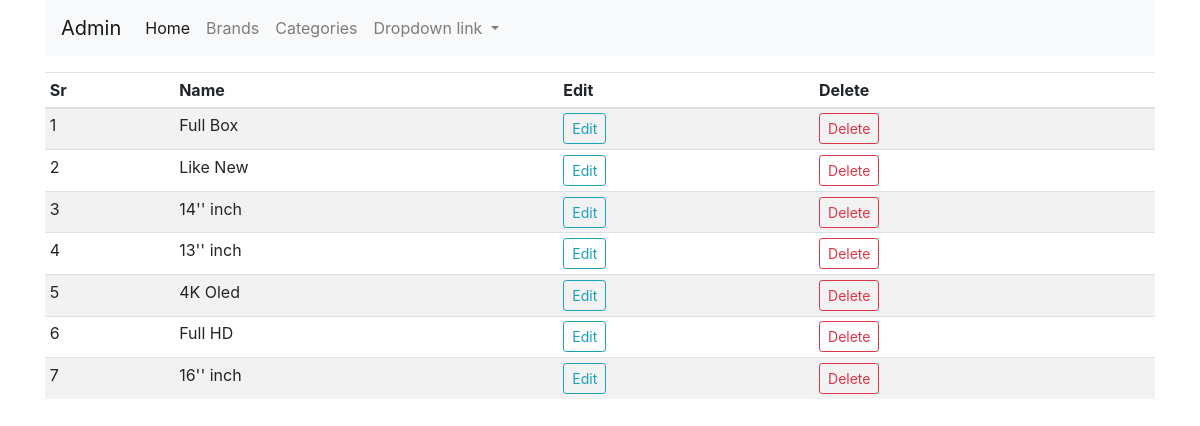
/categories (signed in), run on the app's committed database.
### shop/products/models.py (models this page shows)
class Category(db.Model):
    id = db.Column(db.Integer, primary_key=True)
    name = db.Column(db.String(30), nullable=False, unique = True)

### shop/admin/routes.py (the view)
@app.route('/categories')
def categories():
    if 'email' not in session:
        flash('Please login first.', 'danger')
        return redirect(url_for('login'))
    categories = Category.query.order_by(Category.id.desc()).all()
    return render_template('admin/brand.html', title='Category Page', categories=categories)

### shop/templates/admin/brand.html (shortened to what this page needs)
{% extends "layout.html" %}
{% block content %}
    <div class="container">
        <nav class="navbar navbar-expand-lg navbar-light bg-light">
            <a class="navbar-brand" href="/admin">Admin</a>
            <div class="collapse navbar-collapse" id="navbarNavDropdown">
            <ul class="navbar-nav">
                <li class="nav-item active">
                <a class="nav-link" href="/admin">Home <span class="sr-only">(current)</span></a>
                </li>
                <li class="nav-item">
                <a class="nav-link" href="/brands">Brands</a>
                </li>
                <li class="nav-item">
                <a class="nav-link" href="/categories">Categories</a>
                </li>
                <li class="nav-item dropdown">
                <a class="nav-link dropdown-toggle" href="#" id="navbarDropdownMenuLink" data-toggle="dropdown" aria-haspopup="true" aria-expanded="false">
                    Dropdown link
                </a>
                </li>
            </ul>
            </div>
        </nav>
    </div>
    <div class="container mt-3">
        <table class="table table-sm table-condensed table-striped table-hover">
            <thead>
                <th>Sr</th>
                <th>Name</th>
                <th>Edit</th>
                <th>Delete</th>
            </thead>
            <tbody>
                {% if brands %}
                    {% for brand in brands %}
                    <tr>
                        <td>{{loop.index}}</td>
                        <td>{{brand.name}}</td>
                        <td><a href="{{url_for('updatebrand', id=brand.id)}}" class="btn btn-sm btn-outline-info">Edit</a></td>
                        <td>
                            <button type="button" class="btn btn-outline-danger btn-sm" data-toggle="modal" data-target="#exampleModal-{{brand.id}}">
                                Delete
                            </button>
                        </td>
                    </tr>
                    <div class="modal fade" id="exampleModal-{{brand.id}}" tabindex="-1" role="dialog" aria-labelledby="exampleModalLabel" aria-hidden="true">
                        <div class="modal-dialog" role="document">
                        <div class="modal-content">
                            <div class="modal-header">
                            <h5 class="modal-title" id="exampleModalLabel">Confirm delete dialog</h5>
                            <button type="button" class="close" data-dismiss="modal" aria-label="Close">
                                <span aria-hidden="true">&times;</span>
                            </button>
                            </div>
                            <div class="modal-body">
                                <span class="text-dark">Are you sure that you want to delete this brand : {{brand.name}}</span>
                            </div>
                            <div class="modal-footer">
                            <button type="button" class="btn btn-sm btn-warning" data-dismiss="modal">Cancel</button>
                            <form action="{{url_for('deletebrand', id=brand.id)}}" method="POST">
                                <button type="submit" class="btn btn-danger btn-sm">Delete</button>
                            </form>
                            </div>
                        </div>
                        </div>
                    </div>
                    {% endfor %}
                    {% else %}
                    {% for category in categories %}
                    <tr>
                        <td>{{loop.index}}</td>
                        <td>{{category.name}}</td>
                        <td><a href="{{url_for('updatecategory', id=category.id)}}" class="btn btn-sm btn-outline-info">Edit</a></td>
                        <td>
                            <button type="button" class="btn btn-outline-danger btn-sm" data-toggle="modal" data-target="#exampleModal-{{category.id}}">
                                Delete
                            </button>
                        </td>
                    </tr>
                    {% endfor %}
                {% endif %}
            </tbody>
        </table>
    </div>
{% endblock content %}

### data on the page
Category: name "Full Box"
Category: name "Like New"
Category: name "14'' inch"
Category: name "13'' inch"
Category: name "4K Oled"
Category: name "Full HD"
Category: name "16'' inch"
